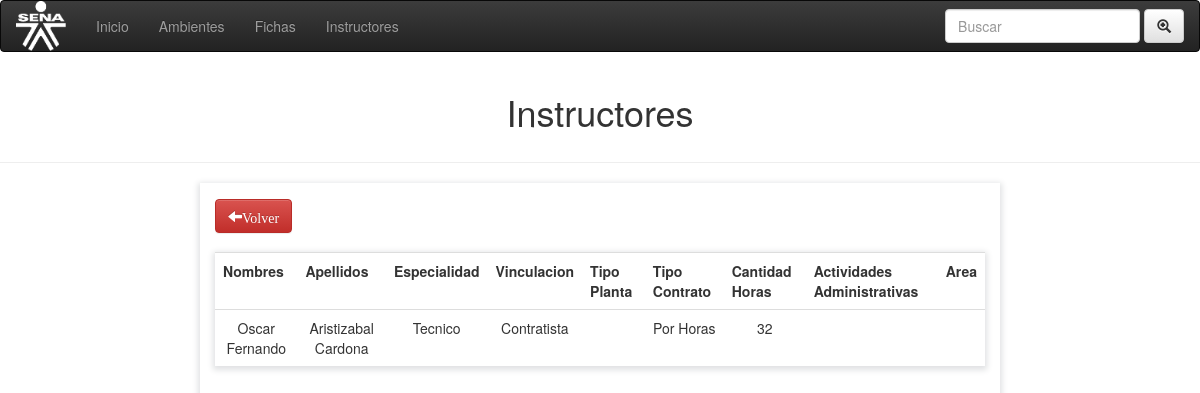
/instructores/consultar_instructor.php?id=6, run on the app's committed database.
### tables this page shows
CREATE TABLE `instructores` (
  `id` int(11) NOT NULL,
  `nombres` varchar(100) NOT NULL,
  `apellidos` varchar(100) NOT NULL,
  `especialidad` varchar(100) NOT NULL,
  `vinculacion1` varchar(100) NOT NULL,
  `tipoplanta` varchar(100) NOT NULL,
  `tipocontrato` varchar(100) NOT NULL,
  `cantidadhoras` varchar(100) NOT NULL,
  `actadministrativas` varchar(50) NOT NULL,
  `area` varchar(50) NOT NULL
);

### instructores/consultar_instructor.php (the view, shortened to what this page needs)
<!DOCTYPE html>
<html lang="en">
<head>
	<link rel="stylesheet" href="css/bootstrap.min.css">
	<link rel="stylesheet" href="css/bootstrap-theme.min.css">
	<link rel="stylesheet" href="css/custom.css">
	<link rel="stylesheet" href="css/index.css">
</head>
<body>
		<nav class="navbar navbar-inverse">
		  <div class="container-fluid">
		    <div class="navbar-header">
		       <a class="navbar-brand" href="#"><img id="img1" src="imgs/sena.png" class="img-rounded" width="100" height="100"></a>
		    </div>
		    <ul class="nav navbar-nav">
		      <li><a href="../index.php">Inicio</a></li>
		      <li><a href="../ambientes/ambientes.php">Ambientes</a></li>
		      <li><a href="../fichas/index_ficha.php">Fichas</a></li>
		      <li><a href="#">Instructores</a></li>
		    </ul>
		    <form class="navbar-form navbar-right">
		      <div class="form-group">
		        <input type="text" class="form-control" placeholder="Buscar">
		      </div>
		      <button type="submit" class="btn btn-default"><i class="glyphicon glyphicon-zoom-in"></i></button>
		    </form>
		  </div>
		</nav>
		<div class="container-fluid">
			<h1 class="display-1 text-center"> Instructores</h1>
		</div>
		<hr>
	 <div class="col-md-8 col-md-offset-2 box ">
	 <a class=" glyphicon glyphicon-arrow-left btn btn-danger" href="gestionarIns.php">Volver</a><br><br>
		<table  class="text-center table table-hover box">
			<tr>
				<th>Nombres</th>
				<th>Apellidos</th>
				<th>Especialidad</th>
				<th>Vinculacion</th>
				<th>Tipo Planta</th>
				<th>Tipo Contrato</th>
				<th>Cantidad Horas</th>
				<th>Actividades Administrativas</th>
				<th>Area</th>
			</tr>
		</div>
		<?php
			$id=$_GET['id'];
			$con=mysqli_connect('localhost','root','','programacion_trimestral');
			$sql=mysqli_query($con,"SELECT * FROM instructores WHERE id=$id");
		while ($row = mysqli_fetch_array($sql)) {
					echo '<tr>
							<td>'.$row["nombres"].'</td>
							<td>'.$row["apellidos"].'</td>
							<td>'.$row["especialidad"].'</td>
							<td>'.$row["vinculacion1"].'</td>
							<td>'.$row["tipoplanta"].'</td>
							<td>'.$row["tipocontrato"].'</td>
							<td>'.$row["cantidadhoras"].'</td>
							<td>'.$row["actadministrativas"].'</td>
							<td>'.$row["area"].'</td>
						 </tr>';
				}
		 ?>
</body>
</html>

### ambientes/css/custom.css (style rules this page uses)
div.box { padding: 15px; -webkit-box-shadow: 0px 2px 6px 2px rgba(224,225,227,1); -moz-box-shadow: 0px 2px 6px 2px rgba(224,225,227,1); box-shadow: 0px 2px 6px 2px rgba(224,225,227,1); }
table.box { -webkit-box-shadow: 0px 2px 6px 2px rgba(224,225,227,1); -moz-box-shadow: 0px 2px 6px 2px rgba(224,225,227,1); box-shadow: 0px 2px 6px 2px rgba(224,225,227,1); }

### instructores/css/index.css (style rules this page uses)
img#img1 { height: 50px; width: 50px; top: -15px; position: relative; }

### data on the page
instructores: nombres "Oscar Fernando", apellidos "Aristizabal Cardona", especialidad "Tecnico", vinculacion1 "Contratista", tipocontrato "Por Horas", cantidadhoras "32"
